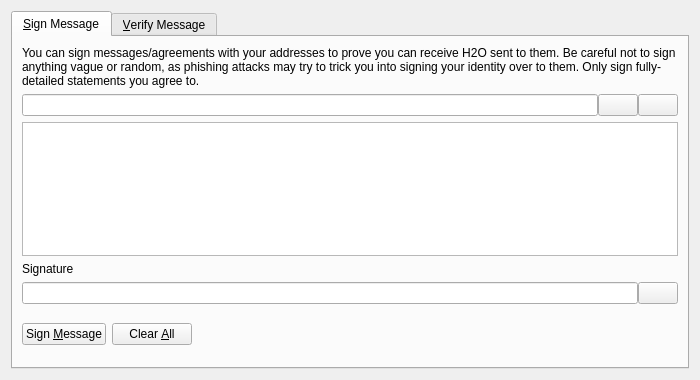
<?xml version="1.0" encoding="UTF-8"?>
<ui version="4.0">
 <class>SignVerifyMessageDialog</class>
 <widget class="QDialog" name="SignVerifyMessageDialog">
  <property name="geometry">
   <rect>
    <x>0</x>
    <y>0</y>
    <width>700</width>
    <height>380</height>
   </rect>
  </property>
  <property name="windowTitle">
   <string>Signatures - Sign / Verify a Message</string>
  </property>
  <property name="modal">
   <bool>true</bool>
  </property>
  <layout class="QVBoxLayout" name="verticalLayout">
   <item>
    <widget class="QTabWidget" name="tabWidget">
     <property name="currentIndex">
      <number>0</number>
     </property>
     <widget class="QWidget" name="tabSignMessage">
      <attribute name="title">
       <string>&amp;Sign Message</string>
      </attribute>
      <layout class="QVBoxLayout" name="verticalLayout_SM">
       <item>
        <widget class="QLabel" name="infoLabel_SM">
         <property name="text">
          <string>You can sign messages/agreements with your addresses to prove you can receive H2O sent to them. Be careful not to sign anything vague or random, as phishing attacks may try to trick you into signing your identity over to them. Only sign fully-detailed statements you agree to.</string>
         </property>
         <property name="textFormat">
          <enum>Qt::PlainText</enum>
         </property>
         <property name="wordWrap">
          <bool>true</bool>
         </property>
        </widget>
       </item>
       <item>
        <layout class="QHBoxLayout" name="horizontalLayout_1_SM">
         <property name="spacing">
          <number>0</number>
         </property>
         <item>
          <widget class="QValidatedLineEdit" name="addressIn_SM">
           <property name="toolTip">
            <string>The H2O address to sign the message with</string>
           </property>
          </widget>
         </item>
         <item>
          <widget class="QPushButton" name="addressBookButton_SM">
           <property name="toolTip">
            <string>Choose previously used address</string>
           </property>
           <property name="text">
            <string/>
           </property>
           <property name="shortcut">
            <string>Alt+A</string>
           </property>
           <property name="autoDefault">
            <bool>false</bool>
           </property>
          </widget>
         </item>
         <item>
          <widget class="QPushButton" name="pasteButton_SM">
           <property name="toolTip">
            <string>Paste address from clipboard</string>
           </property>
           <property name="text">
            <string/>
           </property>
           <property name="shortcut">
            <string>Alt+P</string>
           </property>
           <property name="autoDefault">
            <bool>false</bool>
           </property>
          </widget>
         </item>
        </layout>
       </item>
       <item>
        <widget class="QPlainTextEdit" name="messageIn_SM">
         <property name="toolTip">
          <string>Enter the message you want to sign here</string>
         </property>
        </widget>
       </item>
       <item>
        <widget class="QLabel" name="signatureLabel_SM">
         <property name="text">
          <string>Signature</string>
         </property>
         <property name="textFormat">
          <enum>Qt::PlainText</enum>
         </property>
        </widget>
       </item>
       <item>
        <layout class="QHBoxLayout" name="horizontalLayout_2_SM">
         <property name="spacing">
          <number>0</number>
         </property>
         <item>
          <widget class="QLineEdit" name="signatureOut_SM">
           <property name="font">
            <font>
             <italic>true</italic>
            </font>
           </property>
           <property name="readOnly">
            <bool>true</bool>
           </property>
          </widget>
         </item>
         <item>
          <widget class="QPushButton" name="copySignatureButton_SM">
           <property name="toolTip">
            <string>Copy the current signature to the system clipboard</string>
           </property>
           <property name="text">
            <string/>
           </property>
           <property name="autoDefault">
            <bool>false</bool>
           </property>
          </widget>
         </item>
        </layout>
       </item>
       <item>
        <layout class="QHBoxLayout" name="horizontalLayout_3_SM">
         <item>
          <widget class="QPushButton" name="signMessageButton_SM">
           <property name="toolTip">
            <string>Sign the message to prove you own this H2O address</string>
           </property>
           <property name="text">
            <string>Sign &amp;Message</string>
           </property>
           <property name="autoDefault">
            <bool>false</bool>
           </property>
          </widget>
         </item>
         <item>
          <widget class="QPushButton" name="clearButton_SM">
           <property name="toolTip">
            <string>Reset all sign message fields</string>
           </property>
           <property name="text">
            <string>Clear &amp;All</string>
           </property>
           <property name="autoDefault">
            <bool>false</bool>
           </property>
          </widget>
         </item>
         <item>
          <spacer name="horizontalSpacer_1_SM">
           <property name="orientation">
            <enum>Qt::Horizontal</enum>
           </property>
           <property name="sizeHint" stdset="0">
            <size>
             <width>40</width>
             <height>48</height>
            </size>
           </property>
          </spacer>
         </item>
         <item>
          <widget class="QLabel" name="statusLabel_SM">
           <property name="font">
            <font>
             <weight>75</weight>
             <bold>true</bold>
            </font>
           </property>
           <property name="text">
            <string/>
           </property>
           <property name="wordWrap">
            <bool>true</bool>
           </property>
          </widget>
         </item>
         <item>
          <spacer name="horizontalSpacer_2_SM">
           <property name="orientation">
            <enum>Qt::Horizontal</enum>
           </property>
           <property name="sizeHint" stdset="0">
            <size>
             <width>40</width>
             <height>48</height>
            </size>
           </property>
          </spacer>
         </item>
        </layout>
       </item>
      </layout>
     </widget>
     <widget class="QWidget" name="tabVerifyMessage">
      <attribute name="title">
       <string>&amp;Verify Message</string>
      </attribute>
      <layout class="QVBoxLayout" name="verticalLayout_VM">
       <item>
        <widget class="QLabel" name="infoLabel_VM">
         <property name="text">
          <string>Enter the receiver's address, message (ensure you copy line breaks, spaces, tabs, etc. exactly) and signature below to verify the message. Be careful not to read more into the signature than what is in the signed message itself, to avoid being tricked by a man-in-the-middle attack. Note that this only proves the signing party receives with the address, it cannot prove sendership of any transaction!</string>
         </property>
         <property name="textFormat">
          <enum>Qt::PlainText</enum>
         </property>
         <property name="alignment">
          <set>Qt::AlignLeading|Qt::AlignLeft|Qt::AlignTop</set>
         </property>
         <property name="wordWrap">
          <bool>true</bool>
         </property>
        </widget>
       </item>
       <item>
        <layout class="QHBoxLayout" name="horizontalLayout_1_VM">
         <property name="spacing">
          <number>0</number>
         </property>
         <item>
          <widget class="QValidatedLineEdit" name="addressIn_VM">
           <property name="toolTip">
            <string>The H2O address the message was signed with</string>
           </property>
          </widget>
         </item>
         <item>
          <widget class="QPushButton" name="addressBookButton_VM">
           <property name="toolTip">
            <string>Choose previously used address</string>
           </property>
           <property name="text">
            <string/>
           </property>
           <property name="shortcut">
            <string>Alt+A</string>
           </property>
           <property name="autoDefault">
            <bool>false</bool>
           </property>
          </widget>
         </item>
        </layout>
       </item>
       <item>
        <widget class="QPlainTextEdit" name="messageIn_VM"/>
       </item>
       <item>
        <widget class="QValidatedLineEdit" name="signatureIn_VM"/>
       </item>
       <item>
        <layout class="QHBoxLayout" name="horizontalLayout_2_VM">
         <item>
          <widget class="QPushButton" name="verifyMessageButton_VM">
           <property name="toolTip">
            <string>Verify the message to ensure it was signed with the specified H2O address</string>
           </property>
           <property name="text">
            <string>Verify &amp;Message</string>
           </property>
           <property name="autoDefault">
            <bool>false</bool>
           </property>
          </widget>
         </item>
         <item>
          <widget class="QPushButton" name="clearButton_VM">
           <property name="toolTip">
            <string>Reset all verify message fields</string>
           </property>
           <property name="text">
            <string>Clear &amp;All</string>
           </property>
           <property name="autoDefault">
            <bool>false</bool>
           </property>
          </widget>
         </item>
         <item>
          <spacer name="horizontalSpacer_1_VM">
           <property name="orientation">
            <enum>Qt::Horizontal</enum>
           </property>
           <property name="sizeHint" stdset="0">
            <size>
             <width>40</width>
             <height>48</height>
            </size>
           </property>
          </spacer>
         </item>
         <item>
          <widget class="QLabel" name="statusLabel_VM">
           <property name="font">
            <font>
             <weight>75</weight>
             <bold>true</bold>
            </font>
           </property>
           <property name="text">
            <string/>
           </property>
           <property name="wordWrap">
            <bool>true</bool>
           </property>
          </widget>
         </item>
         <item>
          <spacer name="horizontalSpacer_2_VM">
           <property name="orientation">
            <enum>Qt::Horizontal</enum>
           </property>
           <property name="sizeHint" stdset="0">
            <size>
             <width>40</width>
             <height>48</height>
            </size>
           </property>
          </spacer>
         </item>
        </layout>
       </item>
      </layout>
     </widget>
    </widget>
   </item>
  </layout>
 </widget>
 <customwidgets>
  <customwidget>
   <class>QValidatedLineEdit</class>
   <extends>QLineEdit</extends>
   <header>qvalidatedlineedit.h</header>
  </customwidget>
 </customwidgets>
 <resources>
  <include location="../h2o.qrc"/>
 </resources>
 <connections/>
</ui>
